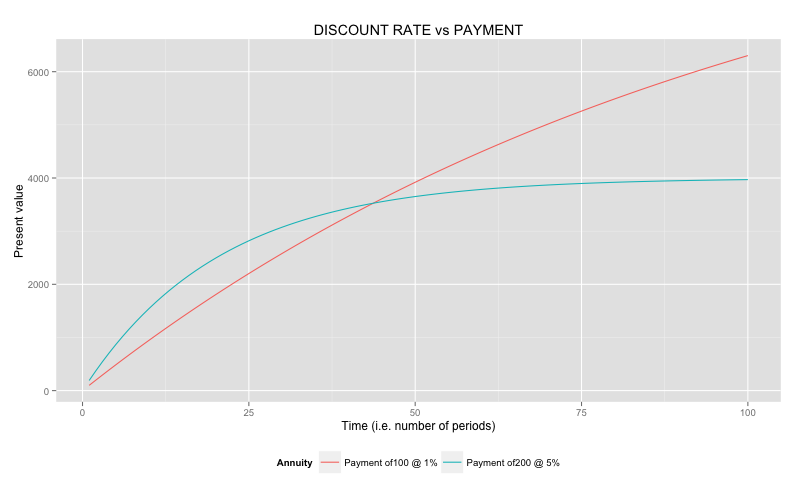

The R source for this figure:
# This script uses the annuity functions in order to illustrate with a graph
# how discount rate and payment compete with each other.

require(lubridate)
require(ggplot2)

# Builds a data frame with observations for various combinations of 
# discount rate, amount paid and number of periods.
fixed.interest.rate <- c(0.01,0.05)
fixed.amount <- c(NA)
periods.number <- c(seq(from = 1,
                        to = 100,
                        by = 1))
data <- expand.grid(fixed.interest.rate,fixed.amount,periods.number)
colnames(data) <- c("fixed.interest.rate","fixed.amount","periods.number")
data[data$fixed.interest.rate == fixed.interest.rate[1],2] <- 100
data[data$fixed.interest.rate == fixed.interest.rate[2],2] <- 200
data$label <- paste0("Payment of", data$fixed.amount," @ ", data$fixed.interest.rate * 100,"%")
data$present.value <- Annuity.PresentValue(data = data)

attach(data)

chart <- ggplot(data = data) + 
  theme(legend.position = "bottom") +
  xlab("Time (i.e. number of periods)") +
  ylab("Present value") +
  scale_colour_discrete(name = "Annuity") +
  ggtitle(paste0("DISCOUNT RATE vs PAYMENT")) +
  geom_line(aes(x = periods.number,
                y = present.value, 
                group = label, 
                colour = label))

plot(chart) 
